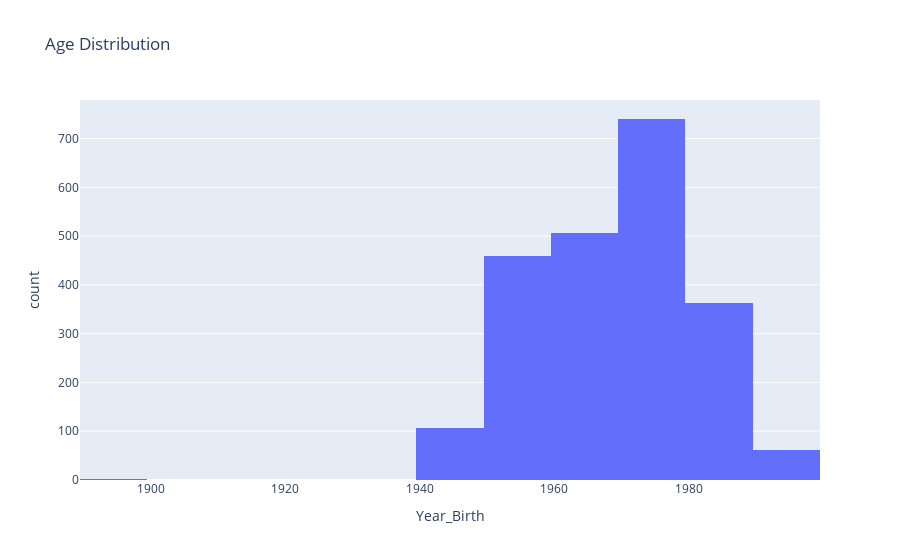
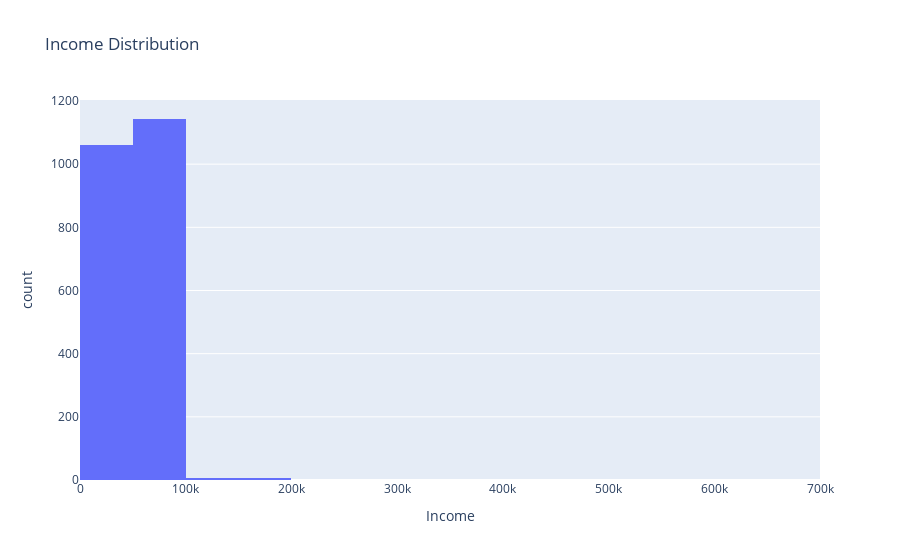
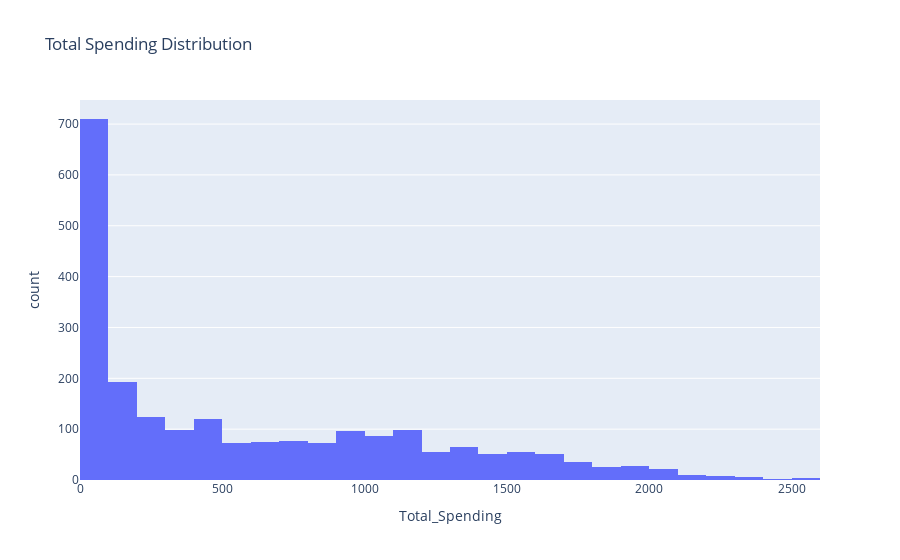

Notebook cell for these charts, in order:
### Code cell
# Distribution (Univariate Analysis)
px.histogram(data, x='Year_Birth', nbins=20, title='Age Distribution').show()
px.histogram(data, x='Income', nbins=30, title='Income Distribution').show()
data['Total_Spending'] = data[['MntWines','MntFruits','MntMeatProducts','MntFishProducts','MntSweetProducts','MntGoldProds']].sum(axis=1)
px.histogram(data, x='Total_Spending', nbins=30, title='Total Spending Distribution').show()

### Figure 1 — Plotly figure (JSON) as saved in the notebook; plotly's stock layout.template omitted (floating-point values rounded to 4 significant figures; data arrays with more than 128 entries replaced by an {"elided": "..."} marker saying what was removed)
{"data": [{"alignmentgroup": "True", "bingroup": "x", "hovertemplate": "Year_Birth=%{x}<br>count=%{y}<extra></extra>", "legendgroup": "", "marker": {"color": "#636efa", "pattern": {"shape": ""}}, "name": "", "nbinsx": 20, "offsetgroup": "", "orientation": "v", "showlegend": false, "type": "histogram", "x": {"elided": "2240 int values"}, "xaxis": "x", "yaxis": "y"}], "layout": {"barmode": "relative", "legend": {"tracegroupgap": 0}, "title": {"text": "Age Distribution"}, "xaxis": {"anchor": "y", "domain": [0, 1], "title": {"text": "Year_Birth"}}, "yaxis": {"anchor": "x", "domain": [0, 1], "title": {"text": "count"}}}}

### Figure 2 — Plotly figure (JSON) as saved in the notebook; plotly's stock layout.template omitted (floating-point values rounded to 4 significant figures; data arrays with more than 128 entries replaced by an {"elided": "..."} marker saying what was removed)
{"data": [{"alignmentgroup": "True", "bingroup": "x", "hovertemplate": "Income=%{x}<br>count=%{y}<extra></extra>", "legendgroup": "", "marker": {"color": "#636efa", "pattern": {"shape": ""}}, "name": "", "nbinsx": 30, "offsetgroup": "", "orientation": "v", "showlegend": false, "type": "histogram", "x": {"elided": "2240 int values"}, "xaxis": "x", "yaxis": "y"}], "layout": {"barmode": "relative", "legend": {"tracegroupgap": 0}, "title": {"text": "Income Distribution"}, "xaxis": {"anchor": "y", "domain": [0, 1], "title": {"text": "Income"}}, "yaxis": {"anchor": "x", "domain": [0, 1], "title": {"text": "count"}}}}

### Figure 3 — Plotly figure (JSON) as saved in the notebook; plotly's stock layout.template omitted (floating-point values rounded to 4 significant figures; data arrays with more than 128 entries replaced by an {"elided": "..."} marker saying what was removed)
{"data": [{"alignmentgroup": "True", "bingroup": "x", "hovertemplate": "Total_Spending=%{x}<br>count=%{y}<extra></extra>", "legendgroup": "", "marker": {"color": "#636efa", "pattern": {"shape": ""}}, "name": "", "nbinsx": 30, "offsetgroup": "", "orientation": "v", "showlegend": false, "type": "histogram", "x": {"elided": "2240 int values"}, "xaxis": "x", "yaxis": "y"}], "layout": {"barmode": "relative", "legend": {"tracegroupgap": 0}, "title": {"text": "Total Spending Distribution"}, "xaxis": {"anchor": "y", "domain": [0, 1], "title": {"text": "Total_Spending"}}, "yaxis": {"anchor": "x", "domain": [0, 1], "title": {"text": "count"}}}}
